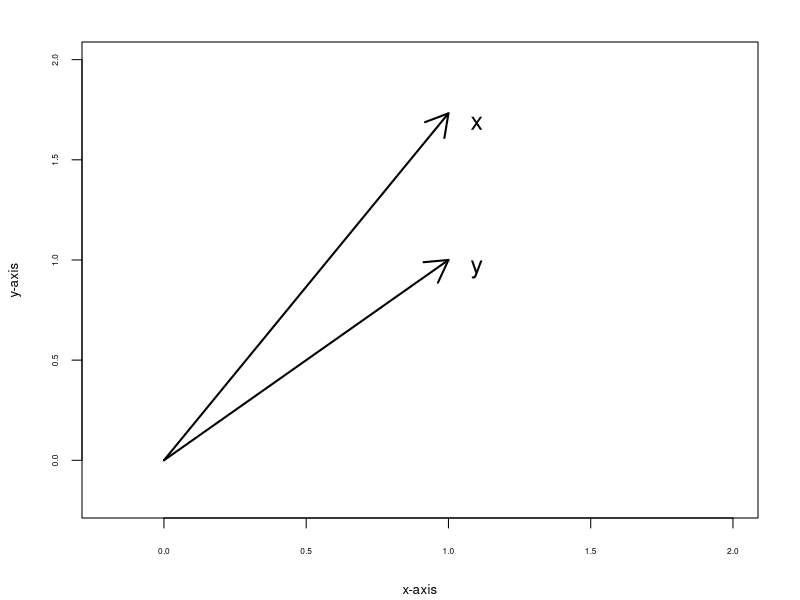
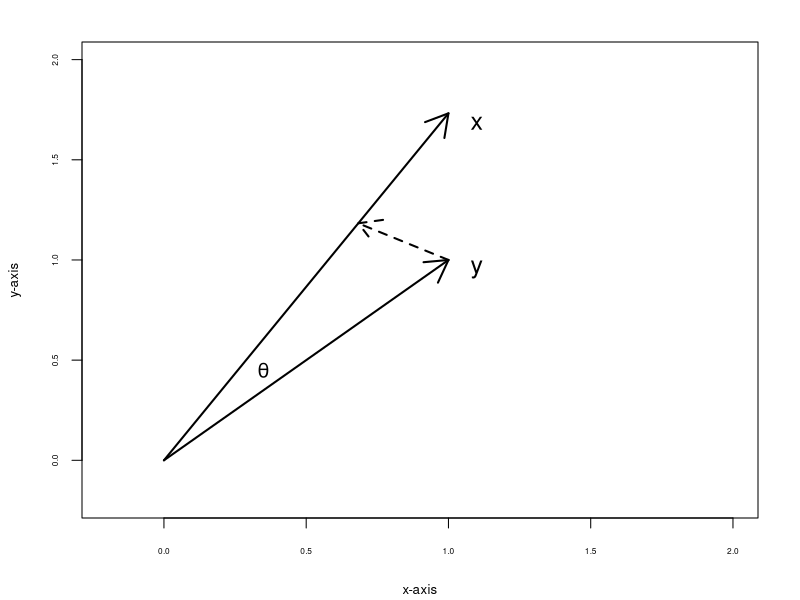
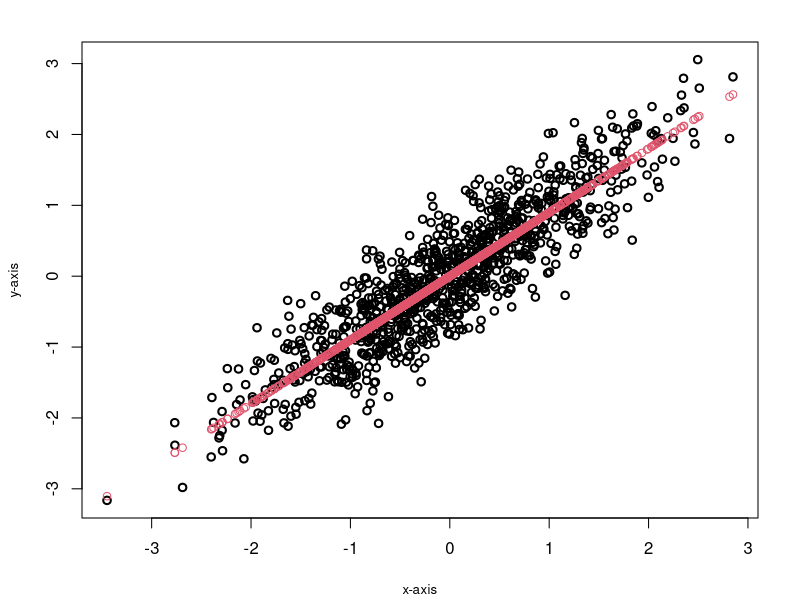
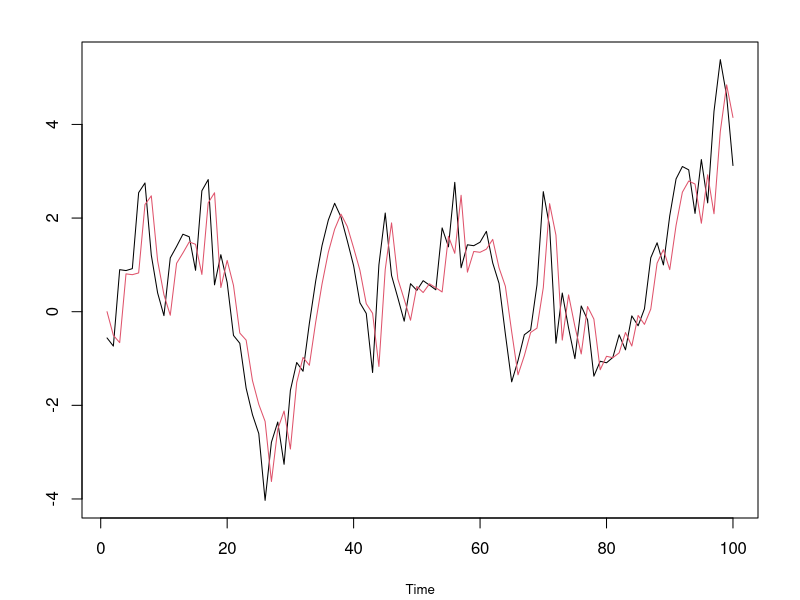
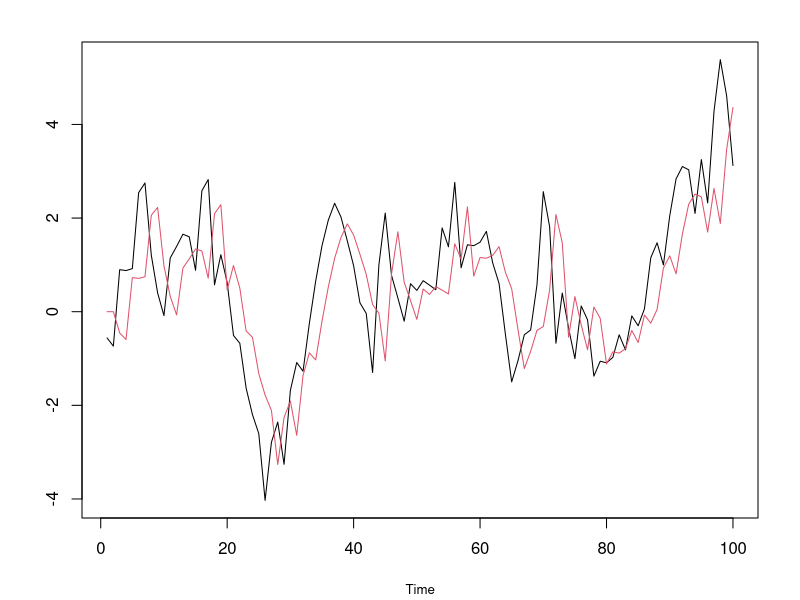
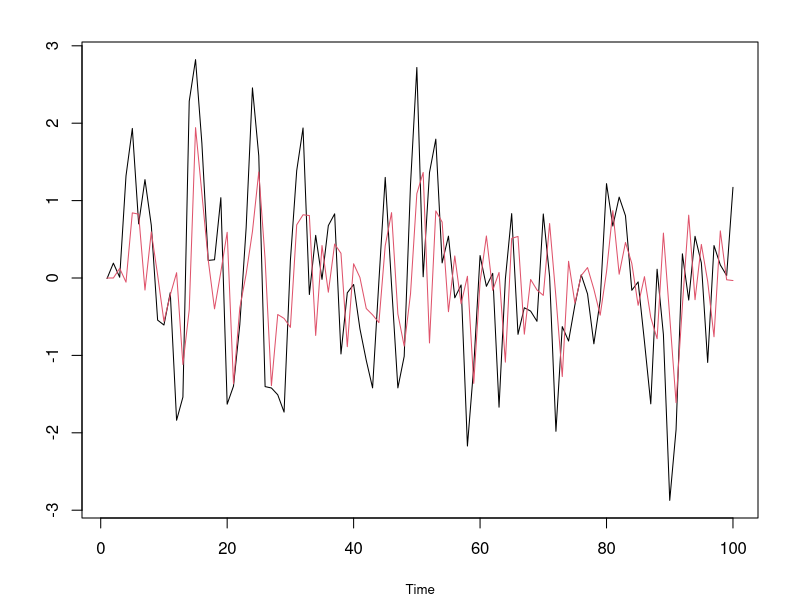
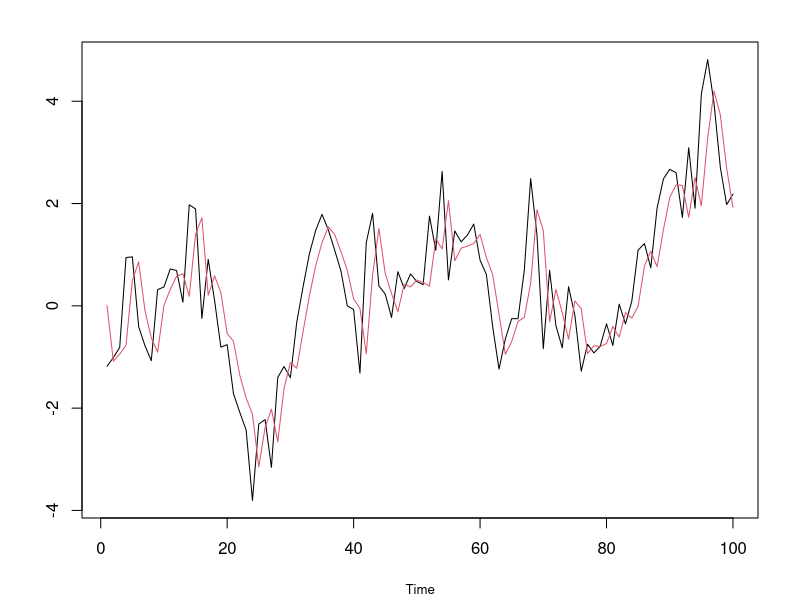
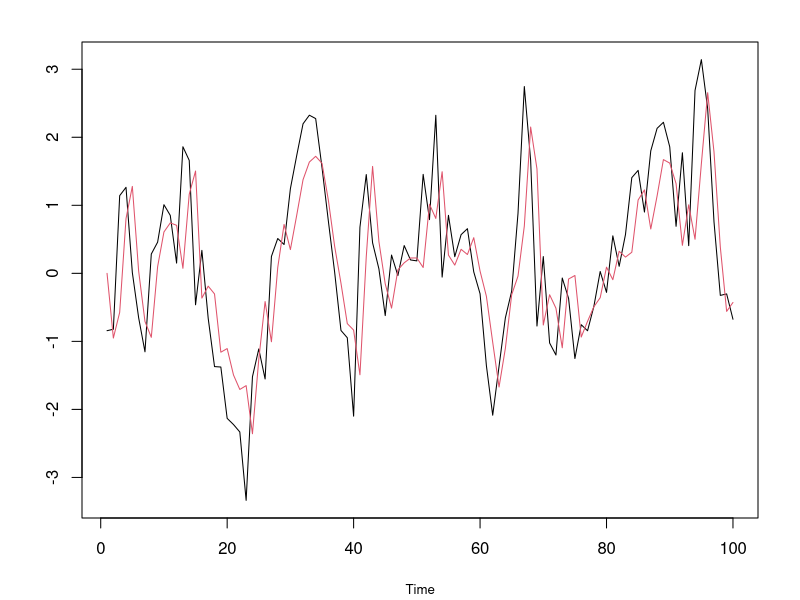

Here is the R script that generated these plots, in order:
## ---- chunk 1
knitr::opts_knit$set(root.dir = "Data")
## ---- chunk 2
x <- c(1,1)
y <- c(1,sqrt(3))
  
par(mar=c(4,4,2,2)+0.1,cex.lab=.8)
plot(NA,xlim=c(-.2,2),ylim=c(-.2,2),xlab="x-axis",ylab="y-axis",yaxt="n",xaxt="n")
axis(1,cex.axis=.5)
axis(2,cex.axis=.5)
x0 <- c(0,0,1,sqrt(3))
y0 <- c(0,0,1,1)
arrows(x0[1],x0[2],x0[3],x0[4],col=1,lwd=2)
arrows(y0[1],y0[2],y0[3],y0[4],col=1,lwd=2)
text(1.1,sqrt(3)-.05,"x",cex=1.5)
text(1.1,.95,"y",cex=1.5)
## ---- chunk 3
par(mar=c(4,4,2,2)+0.1,cex.lab=.8)
plot(NA, xlim=c(-.2,2), ylim=c(-.2,2),xlab="x-axis",ylab="y-axis",yaxt="n",xaxt="n")
axis(1,cex.axis=.5)
axis(2,cex.axis=.5)
x0 <- c(0,0,1,sqrt(3))
y0 <- c(0,0,1,1)
arrows(x0[1],x0[2],x0[3],x0[4],col=1,lwd=2)
arrows(y0[1],y0[2],y0[3],y0[4],col=1,lwd=2)
text(1.1,sqrt(3)-.05,"x",cex=1.5)
text(1.1,.95,"y",cex=1.5)
x <- c(1,sqrt(3))
y <- c(1,1)
dot <- sum(x*y)
proj <- (dot/sum(x^2))*x
z0 <- c(0,0,proj[1],proj[2])
#arrows(z0[1],z0[2],z0[3],z0[4],col=1,lwd=2)
w0 <- c(1,1,proj[1],proj[2])
arrows(w0[1],w0[2],w0[3],w0[4],lwd=2,lty=2)
text(.35,.45,expression(theta),cex=1.2,col=1)
## ---- chunk 4
rho <- .9
mat <- matrix(c(1,rho,0,sqrt(1-rho^2)),2,2)
z <- rnorm(2000)
x <- mat %*% matrix(z,2,1000)
plot(x=x[1,],y=x[2,],xlab="x-axis",ylab="y-axis",axes=TRUE,lwd=2)
proj <- rho*x[1,]
points(x=x[1,],y=proj,col=2)
## ---- chunk 5
print(var(proj-x[2,]))
print(1 - rho^2)
## ---- chunk 6
set.seed(123)
n <- 100
z <- rnorm(n)
x <- rep(0,n)
xhat <- rep(0,n)
phi <- .9
x0 <- 0
x[1] <- x0 + z[1]
for(t in 2:n) 
{
  x[t] <- phi*x[t-1] + z[t] 
  xhat[t] <- phi*x[t-1]
}
plot(ts(x),xlab="Time",ylab="")
lines(ts(xhat),col=2)
## ---- chunk 7
set.seed(123)
n <- 100
z <- rnorm(n)
x <- rep(0,n)
xhat <- rep(0,n)
phi <- .9
x0 <- 0
x[1] <- x0 + z[1]
x[2] <- phi*x[1] + z[2]
for(t in 3:n) 
{
  x[t] <- phi*x[t-1] + z[t] 
  xhat[t] <- phi^2*x[t-2]
}
plot(ts(x),xlab="Time",ylab="")
lines(ts(xhat),col=2)
## ---- chunk 8
set.seed(777)
n <- 100
z <- rnorm(n+1)		# Gaussian input
theta <- .8
x <- z[-1] + theta*z[-(n+1)]
xhat <- rep(0,n)
phi1 <- (1+theta^2)*theta/(1+theta^2+theta^4)
phi2 <- -theta^2/(1+theta^2+theta^4)
for(t in 3:n)
{
  xhat[t] <- phi1*x[t-1] + phi2*x[t-2]
}
plot(ts(x),xlab="Time",ylab="",main="")
lines(ts(xhat),col=2)
## ---- chunk 9
set.seed(123)
n <- 100
phi <- c(.7,.2)
sigma <- 1
Phi <- rbind(phi,c(1,0))
Sigma <- rbind(c(sigma^2,0),c(0,0))
Gam.0 <- solve(diag(4) - Phi %x% Phi,matrix(Sigma,ncol=1))
Gam.0 <- matrix(Gam.0,nrow=2)
Gam.half <- t(chol(Gam.0))
x0 <- Gam.half %*% rnorm(2)
z <- rnorm(n)
xvec <- matrix(0,nrow=2,ncol=n)
xhat <- rep(0,n)
xvec[,1] <- x0 
for(t in 2:n) 
{
  xvec[,t] <- Phi %*% xvec[,t-1] + c(z[t],0)
  xhat[t] <- sum(phi*xvec[,t-1])
}
plot(ts(xvec[1,]),xlab="Time",ylab="")
lines(ts(xhat),col=2)
## ---- chunk 10
set.seed(123)
n <- 100
phi <- c(.7,.2,-.2)
sigma <- 1
Phi <- rbind(phi,c(1,0,0),c(0,1,0))
Mod(eigen(Phi)$values)
Sigma <- rbind(c(sigma^2,0,0),c(0,0,0),c(0,0,0))
Gam.0 <- solve(diag(9) - Phi %x% Phi,matrix(Sigma,ncol=1))
Gam.0 <- matrix(Gam.0,nrow=3)
Gam.half <- t(chol(Gam.0))
x0 <- Gam.half %*% rnorm(3)
z <- rnorm(n)
xvec <- matrix(0,nrow=3,ncol=n)
xhat <- rep(0,n)
xvec[,1] <- x0 
for(t in 2:n) 
{
  xvec[,t] <- Phi %*% xvec[,t-1] + c(z[t],0,0)
  xhat[t] <- sum(phi*xvec[,t-1])
}
plot(ts(xvec[1,]),xlab="Time",ylab="")
lines(ts(xhat),col=2)
## ---- chunk 11
snr <- 1
phi <- .7
gamma <- snr*phi^{seq(0,20)}/(1-phi^2)
gamma[1] <- gamma[1] + 1
par(oma=c(2,0,0,0),mar=c(2,4,2,2)+0.1,mfrow=c(2,1),cex.lab=.8)
plot(ts(gamma),xlab="",ylab="Acf",yaxt="n",xaxt="n",type="h")
axis(1,cex.axis=.5)
axis(2,cex.axis=.5)

snr <- .1
phi <- .7
gamma <- snr*phi^{seq(0,20)}/(1-phi^2)
gamma[1] <- gamma[1] + 1
plot(ts(gamma),xlab="",ylab="Acf",yaxt="n",xaxt="n",type="h")
axis(1,cex.axis=.5)
axis(2,cex.axis=.5)
mtext(text="Time",side=1,line=1,outer=TRUE)
## ---- chunk 12
snr <- 1
w <- rnorm(100)
e <- rnorm(100,sd=sqrt(snr))
z <- rep(0,100)
phi <- .7
z0 <- rnorm(1,sd=sqrt(snr))/sqrt(1-phi^2)
z[1] <- phi*z0 + e[1]
for(t in 2:100) { z[t] <- phi*z[t-1] + e[t] }
x <- z + w
par(oma=c(2,0,0,0),mar=c(2,4,2,2)+0.1,mfrow=c(2,1),cex.lab=.8)
plot(ts(x),xlab="",ylab="",yaxt="n",xaxt="n")
axis(1,cex.axis=.5)
axis(2,cex.axis=.5)

snr <- .1
w <- rnorm(100)
e <- rnorm(100,sd=sqrt(snr))
z <- rep(0,100)
phi <- .7
z0 <- rnorm(1,sd=sqrt(snr))/sqrt(1-phi^2)
z[1] <- phi*z0 + e[1]
for(t in 2:100) { z[t] <- phi*z[t-1] + e[t] }
x <- z + w
plot(ts(x),xlab="",ylab="",yaxt="n",xaxt="n")
axis(1,cex.axis=.5)
axis(2,cex.axis=.5)
mtext(text="Time",side=1,line=1,outer=TRUE)
## ---- chunk 13
snr <- 1
w <- rnorm(100)
e <- rnorm(100,sd=sqrt(snr))
z <- rep(0,100)
phi <- .7
z0 <- rnorm(1,sd=sqrt(snr))/sqrt(1-phi^2)
z[1] <- phi*z0 + e[1]
for(t in 2:100) { z[t] <- phi*z[t-1] + e[t] }
x <- z + w
gamma <- snr*phi^{seq(0,99)}/(1-phi^2)
gamma[1] <- gamma[1] + 1
zhat <- x - solve(toeplitz(gamma),x)
par(oma=c(2,0,0,0),mar=c(2,4,2,2)+0.1,mfrow=c(2,1),cex.lab=.8)
plot(ts(x),xlab="",ylab="",col=gray(.8),lwd=2,yaxt="n",xaxt="n")
axis(1,cex.axis=.5)
axis(2,cex.axis=.5)
lines(ts(zhat),lty=2)
lines(ts(z),col=2)

snr <- .1
w <- rnorm(100)
e <- rnorm(100,sd=sqrt(snr))
z <- rep(0,100)
phi <- .7
z0 <- rnorm(1,sd=sqrt(snr))/sqrt(1-phi^2)
z[1] <- phi*z0 + e[1]
for(t in 2:100) { z[t] <- phi*z[t-1] + e[t] }
x <- z + w
gamma <- snr*phi^{seq(0,99)}/(1-phi^2)
gamma[1] <- gamma[1] + 1
zhat <- x - solve(toeplitz(gamma),x)
plot(ts(x),xlab="",ylab="",col=gray(.8),lwd=2,yaxt="n",xaxt="n")
axis(1,cex.axis=.5)
axis(2,cex.axis=.5)
lines(ts(zhat),lty=2)
lines(ts(z),col=2)
mtext(text="Time",side=1,line=1,outer=TRUE)
## ---- chunk 14
phi <- .9
e <- rnorm(100,sd=1)
x <- rep(0,100)
x0 <- rnorm(1,sd=1)/sqrt(1-phi^2)
x[1] <- phi*x0 + e[1]
for(t in 2:100) { x[t] <- phi*x[t-1] + e[t] }
x.val <- x[50]
x[50] <- NA
xhat <- (phi/(1+phi^2))*(x[49]+x[51])
plot(ts(x),ylab="")
points(ts(c(rep(NA,49),xhat,rep(NA,50))),col=2,pch=19)
points(ts(c(rep(NA,49),x.val,rep(NA,50))),col=3,pch=22)
